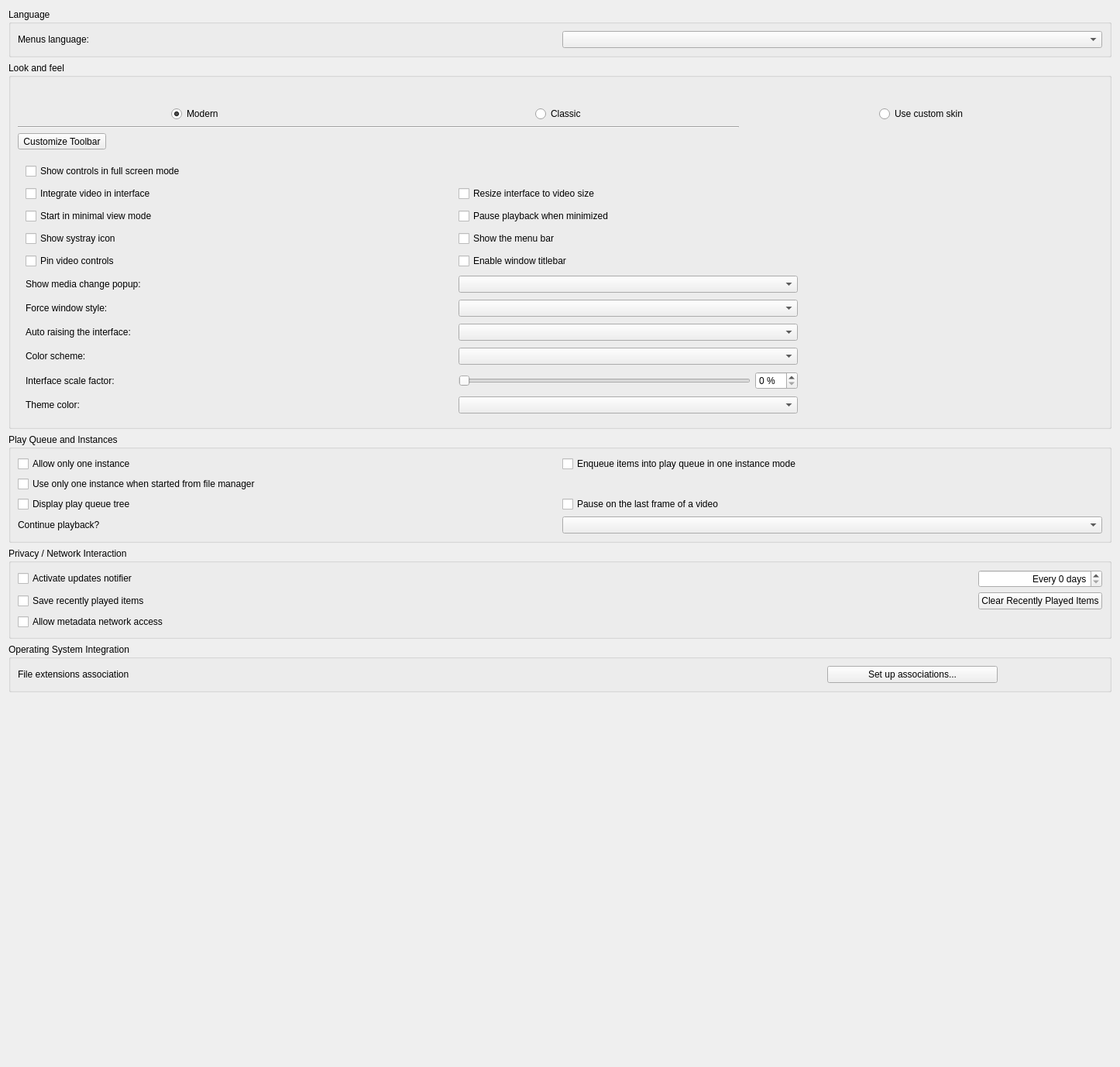
<?xml version="1.0" encoding="UTF-8"?>
<ui version="4.0">
 <author>Jean-Baptiste Kempf</author>
 <class>SPrefsInterface</class>
 <widget class="QWidget" name="SPrefsInterface">
  <property name="geometry">
   <rect>
    <x>0</x>
    <y>0</y>
    <width>1446</width>
    <height>1378</height>
   </rect>
  </property>
  <property name="sizePolicy">
   <sizepolicy hsizetype="Preferred" vsizetype="Minimum">
    <horstretch>0</horstretch>
    <verstretch>0</verstretch>
   </sizepolicy>
  </property>
  <property name="windowTitle">
   <string>Form</string>
  </property>
  <layout class="QVBoxLayout" name="verticalLayout">
   <item>
    <widget class="QGroupBox" name="langBox">
     <property name="title">
      <string>Language</string>
     </property>
     <layout class="QHBoxLayout" name="horizontalLayout">
      <item>
       <widget class="QLabel" name="label">
        <property name="text">
         <string>Menus language:</string>
        </property>
        <property name="buddy">
         <cstring>langCombo</cstring>
        </property>
       </widget>
      </item>
      <item>
       <widget class="QComboBox" name="langCombo"/>
      </item>
     </layout>
    </widget>
   </item>
   <item>
    <widget class="QGroupBox" name="LooknfeelBox">
     <property name="title">
      <string>Look and feel</string>
     </property>
     <layout class="QVBoxLayout" name="LooknfeelLayout">
      <property name="bottomMargin">
       <number>0</number>
      </property>
      <item>
       <widget class="QWidget" name="LooknfeelSelection" native="true">
        <layout class="QGridLayout" name="LooknfeelSelection_l">
         <property name="leftMargin">
          <number>0</number>
         </property>
         <property name="topMargin">
          <number>0</number>
         </property>
         <property name="rightMargin">
          <number>0</number>
         </property>
         <property name="bottomMargin">
          <number>0</number>
         </property>
         <item row="0" column="3">
          <layout class="QVBoxLayout" name="verticalLayout_2">
           <item>
            <widget class="QPushButton" name="skinImage">
             <property name="toolTip">
              <string>VLC will use custom skin.</string>
             </property>
             <property name="text">
              <string/>
             </property>
             <property name="icon">
              <iconset>
               <normaloff>:/prefsmenu/sample_skins.png</normaloff>:/prefsmenu/sample_skins.png</iconset>
             </property>
             <property name="iconSize">
              <size>
               <width>244</width>
               <height>145</height>
              </size>
             </property>
             <property name="flat">
              <bool>true</bool>
             </property>
            </widget>
           </item>
           <item alignment="Qt::AlignHCenter">
            <widget class="QRadioButton" name="skins">
             <property name="toolTip">
              <string>VLC will use custom skin.</string>
             </property>
             <property name="text">
              <string>Use custom skin</string>
             </property>
            </widget>
           </item>
          </layout>
         </item>
         <item row="0" column="1">
          <layout class="QVBoxLayout" name="verticalLayout_8">
           <item>
            <widget class="QPushButton" name="modernImage">
             <property name="toolTip">
              <string>VLC will use a modern layout with
no menubar or pinned controls but
with client-side decoration.</string>
             </property>
             <property name="text">
              <string/>
             </property>
             <property name="icon">
              <iconset>
               <normaloff>:/prefsmenu/sample_minimal.png</normaloff>:/prefsmenu/sample_minimal.png</iconset>
             </property>
             <property name="iconSize">
              <size>
               <width>244</width>
               <height>145</height>
              </size>
             </property>
             <property name="flat">
              <bool>true</bool>
             </property>
            </widget>
           </item>
           <item alignment="Qt::AlignHCenter">
            <widget class="QRadioButton" name="modernButton">
             <property name="toolTip">
              <string>VLC will use a modern layout with
no menubar or pinned controls but
with client-side decoration.</string>
             </property>
             <property name="text">
              <string>Modern</string>
             </property>
             <property name="checked">
              <bool>true</bool>
             </property>
            </widget>
           </item>
          </layout>
         </item>
         <item row="0" column="2">
          <layout class="QVBoxLayout" name="verticalLayout_7">
           <item>
            <widget class="QPushButton" name="classicImage">
             <property name="toolTip">
              <string>VLC will use a classic layout with
a menubar and pinned controls but
with no client-side decoration.</string>
             </property>
             <property name="text">
              <string/>
             </property>
             <property name="icon">
              <iconset>
               <normaloff>:/prefsmenu/sample_complete.png</normaloff>:/prefsmenu/sample_complete.png</iconset>
             </property>
             <property name="iconSize">
              <size>
               <width>244</width>
               <height>145</height>
              </size>
             </property>
             <property name="flat">
              <bool>true</bool>
             </property>
            </widget>
           </item>
           <item alignment="Qt::AlignHCenter">
            <widget class="QRadioButton" name="classicButton">
             <property name="toolTip">
              <string>VLC will use a classic layout with
a menubar and pinned controls but
with no client-side decoration.</string>
             </property>
             <property name="text">
              <string>Classic</string>
             </property>
            </widget>
           </item>
          </layout>
         </item>
         <item row="1" column="1" colspan="2">
          <widget class="Line" name="line">
           <property name="orientation">
            <enum>Qt::Horizontal</enum>
           </property>
          </widget>
         </item>
        </layout>
       </widget>
      </item>
      <item>
       <widget class="QToolButton" name="toolbarEditor">
        <property name="text">
         <string>Customize Toolbar</string>
        </property>
       </widget>
      </item>
      <item>
       <widget class="QStackedWidget" name="styleStackedWidget">
        <property name="currentIndex">
         <number>0</number>
        </property>
        <widget class="QWidget" name="nativePage">
         <layout class="QHBoxLayout" name="horizontalLayout_4">
          <property name="leftMargin">
           <number>0</number>
          </property>
          <property name="rightMargin">
           <number>0</number>
          </property>
          <item>
           <widget class="QWidget" name="native_zone" native="true">
            <property name="sizePolicy">
             <sizepolicy hsizetype="Preferred" vsizetype="Preferred">
              <horstretch>10</horstretch>
              <verstretch>0</verstretch>
             </sizepolicy>
            </property>
            <layout class="QGridLayout">
             <property name="leftMargin">
              <number>10</number>
             </property>
             <property name="topMargin">
              <number>0</number>
             </property>
             <property name="bottomMargin">
              <number>0</number>
             </property>
             <item row="1" column="2" colspan="2">
              <widget class="QCheckBox" name="resizingBox">
               <property name="text">
                <string>Resize interface to video size</string>
               </property>
              </widget>
             </item>
             <item row="6" column="2" colspan="2">
              <widget class="QComboBox" name="notificationCombo"/>
             </item>
             <item row="1" column="4">
              <spacer name="horizontalSpacer_7">
               <property name="orientation">
                <enum>Qt::Horizontal</enum>
               </property>
               <property name="sizeHint" stdset="0">
                <size>
                 <width>20</width>
                 <height>20</height>
                </size>
               </property>
              </spacer>
             </item>
             <item row="1" column="1">
              <spacer name="horizontalSpacer_3">
               <property name="orientation">
                <enum>Qt::Horizontal</enum>
               </property>
               <property name="sizeHint" stdset="0">
                <size>
                 <width>40</width>
                 <height>20</height>
                </size>
               </property>
              </spacer>
             </item>
             <item row="5" column="2">
              <widget class="QCheckBox" name="titleBarCheckBox">
               <property name="text">
                <string>Enable window titlebar</string>
               </property>
              </widget>
             </item>
             <item row="1" column="0">
              <widget class="QCheckBox" name="embedVideo">
               <property name="text">
                <string>Integrate video in interface</string>
               </property>
              </widget>
             </item>
             <item row="12" column="2" colspan="2">
              <widget class="QComboBox" name="autoRaiseComboBox"/>
             </item>
             <item row="6" column="0">
              <widget class="QLabel" name="notificationComboLabel">
               <property name="text">
                <string>Show media change popup:</string>
               </property>
               <property name="buddy">
                <cstring>notificationCombo</cstring>
               </property>
              </widget>
             </item>
             <item row="4" column="0" colspan="2">
              <widget class="QCheckBox" name="systrayBox">
               <property name="text">
                <string>Show systray icon</string>
               </property>
              </widget>
             </item>
             <item row="10" column="0">
              <widget class="QLabel" name="stylesLabel">
               <property name="sizePolicy">
                <sizepolicy hsizetype="Maximum" vsizetype="Preferred">
                 <horstretch>0</horstretch>
                 <verstretch>0</verstretch>
                </sizepolicy>
               </property>
               <property name="text">
                <string>Force window style:</string>
               </property>
               <property name="buddy">
                <cstring>stylesCombo</cstring>
               </property>
              </widget>
             </item>
             <item row="14" column="3">
              <widget class="QSpinBox" name="intfScaleFactorSpinBox">
               <property name="suffix">
                <string> %</string>
               </property>
               <property name="singleStep">
                <number>5</number>
               </property>
              </widget>
             </item>
             <item row="13" column="0">
              <widget class="QLabel" name="colorSchemeLabel">
               <property name="text">
                <string>Color scheme:</string>
               </property>
               <property name="buddy">
                <cstring>colorSchemeComboBox</cstring>
               </property>
              </widget>
             </item>
             <item row="3" column="0">
              <widget class="QCheckBox" name="minimalviewBox">
               <property name="text">
                <string>Start in minimal view mode</string>
               </property>
              </widget>
             </item>
             <item row="12" column="0">
              <widget class="QLabel" name="autoRaiseLabel">
               <property name="text">
                <string>Auto raising the interface:</string>
               </property>
               <property name="buddy">
                <cstring>autoRaiseComboBox</cstring>
               </property>
              </widget>
             </item>
             <item row="10" column="2" colspan="2">
              <widget class="QComboBox" name="stylesCombo"/>
             </item>
             <item row="14" column="2">
              <widget class="QSlider" name="intfScaleFactorSlider">
               <property name="tracking">
                <bool>false</bool>
               </property>
               <property name="orientation">
                <enum>Qt::Horizontal</enum>
               </property>
              </widget>
             </item>
             <item row="3" column="2" colspan="2">
              <widget class="QCheckBox" name="pauseMinimizedBox">
               <property name="text">
                <string>Pause playback when minimized</string>
               </property>
              </widget>
             </item>
             <item row="14" column="0">
              <widget class="QLabel" name="scaleFactorLabel">
               <property name="text">
                <string>Interface scale factor:</string>
               </property>
               <property name="buddy">
                <cstring>intfScaleFactorSlider</cstring>
               </property>
              </widget>
             </item>
             <item row="4" column="2">
              <widget class="QCheckBox" name="menuBarCheck">
               <property name="text">
                <string>Show the menu bar</string>
               </property>
              </widget>
             </item>
             <item row="0" column="0" colspan="5">
              <widget class="QCheckBox" name="fsController">
               <property name="text">
                <string>Show controls in full screen mode</string>
               </property>
              </widget>
             </item>
             <item row="13" column="2" colspan="2">
              <widget class="QComboBox" name="colorSchemeComboBox"/>
             </item>
             <item row="15" column="0">
              <widget class="QLabel" name="accentColorLabel">
               <property name="text">
                <string>Theme color:</string>
               </property>
               <property name="buddy">
                <cstring>accentColorComboBox</cstring>
               </property>
              </widget>
             </item>
             <item row="15" column="2" colspan="2">
              <widget class="QComboBox" name="accentColorComboBox"/>
             </item>
             <item row="5" column="0" colspan="2">
              <widget class="QCheckBox" name="pinVideoControlsCheckbox">
               <property name="toolTip">
                <string>Disables autohiding of controls when playing videos</string>
               </property>
               <property name="text">
                <string>Pin video controls</string>
               </property>
              </widget>
             </item>
            </layout>
           </widget>
          </item>
         </layout>
        </widget>
        <widget class="QWidget" name="skinsPage">
         <layout class="QHBoxLayout" name="horizontalLayout_5">
          <property name="leftMargin">
           <number>0</number>
          </property>
          <property name="rightMargin">
           <number>0</number>
          </property>
          <item>
           <widget class="QWidget" name="skins_zone" native="true">
            <property name="enabled">
             <bool>true</bool>
            </property>
            <property name="sizePolicy">
             <sizepolicy hsizetype="Preferred" vsizetype="Preferred">
              <horstretch>0</horstretch>
              <verstretch>0</verstretch>
             </sizepolicy>
            </property>
            <layout class="QGridLayout" name="gridLayout_7">
             <property name="leftMargin">
              <number>0</number>
             </property>
             <property name="topMargin">
              <number>0</number>
             </property>
             <property name="rightMargin">
              <number>0</number>
             </property>
             <property name="bottomMargin">
              <number>0</number>
             </property>
             <item row="2" column="1" colspan="3">
              <widget class="QLabel" name="skinsLabel">
               <property name="sizePolicy">
                <sizepolicy hsizetype="Preferred" vsizetype="Preferred">
                 <horstretch>0</horstretch>
                 <verstretch>0</verstretch>
                </sizepolicy>
               </property>
               <property name="frameShape">
                <enum>QFrame::NoFrame</enum>
               </property>
               <property name="text">
                <string notr="true">-This is the skinsLabel place-</string>
               </property>
               <property name="textFormat">
                <enum>Qt::RichText</enum>
               </property>
               <property name="scaledContents">
                <bool>false</bool>
               </property>
               <property name="alignment">
                <set>Qt::AlignLeading|Qt::AlignLeft|Qt::AlignTop</set>
               </property>
               <property name="wordWrap">
                <bool>true</bool>
               </property>
               <property name="margin">
                <number>5</number>
               </property>
               <property name="openExternalLinks">
                <bool>true</bool>
               </property>
              </widget>
             </item>
             <item row="1" column="3">
              <widget class="QPushButton" name="skinBrowse">
               <property name="sizePolicy">
                <sizepolicy hsizetype="Maximum" vsizetype="Fixed">
                 <horstretch>0</horstretch>
                 <verstretch>0</verstretch>
                </sizepolicy>
               </property>
               <property name="text">
                <string>Choose...</string>
               </property>
              </widget>
             </item>
             <item row="1" column="2">
              <widget class="QLineEdit" name="fileSkin">
               <property name="sizePolicy">
                <sizepolicy hsizetype="MinimumExpanding" vsizetype="Fixed">
                 <horstretch>0</horstretch>
                 <verstretch>0</verstretch>
                </sizepolicy>
               </property>
              </widget>
             </item>
             <item row="1" column="1">
              <widget class="QLabel" name="skinFileLabel">
               <property name="text">
                <string>Skin resource file:</string>
               </property>
               <property name="alignment">
                <set>Qt::AlignRight|Qt::AlignTrailing|Qt::AlignVCenter</set>
               </property>
               <property name="buddy">
                <cstring>fileSkin</cstring>
               </property>
              </widget>
             </item>
            </layout>
           </widget>
          </item>
         </layout>
        </widget>
       </widget>
      </item>
     </layout>
    </widget>
   </item>
   <item>
    <widget class="QGroupBox" name="PlaylistAndInstancesBox">
     <property name="title">
      <string>Play Queue and Instances</string>
     </property>
     <layout class="QGridLayout" name="gridLayout_2">
      <item row="4" column="1">
       <widget class="QComboBox" name="continuePlaybackComboBox">
        <property name="enabled">
         <bool>true</bool>
        </property>
       </widget>
      </item>
      <item row="2" column="0">
       <widget class="QCheckBox" name="treePlaylist">
        <property name="text">
         <string>Display play queue tree</string>
        </property>
       </widget>
      </item>
      <item row="0" column="0">
       <widget class="QCheckBox" name="OneInterfaceMode">
        <property name="text">
         <string>Allow only one instance</string>
        </property>
       </widget>
      </item>
      <item row="1" column="0" colspan="2">
       <widget class="QCheckBox" name="oneInstanceFromFile">
        <property name="text">
         <string>Use only one instance when started from file manager</string>
        </property>
       </widget>
      </item>
      <item row="0" column="1">
       <widget class="QCheckBox" name="EnqueueOneInterfaceMode">
        <property name="text">
         <string>Enqueue items into play queue in one instance mode</string>
        </property>
       </widget>
      </item>
      <item row="2" column="1">
       <widget class="QCheckBox" name="playPauseBox">
        <property name="text">
         <string>Pause on the last frame of a video</string>
        </property>
       </widget>
      </item>
      <item row="4" column="0">
       <widget class="QLabel" name="continuePlaybackLabel">
        <property name="text">
         <string>Continue playback?</string>
        </property>
        <property name="buddy">
         <cstring>continuePlaybackComboBox</cstring>
        </property>
       </widget>
      </item>
     </layout>
    </widget>
   </item>
   <item>
    <widget class="QGroupBox" name="groupBox_2">
     <property name="title">
      <string>Privacy / Network Interaction</string>
     </property>
     <layout class="QGridLayout" name="gridLayout_3">
      <item row="0" column="2">
       <widget class="QSpinBox" name="updatesDays">
        <property name="alignment">
         <set>Qt::AlignRight|Qt::AlignTrailing|Qt::AlignVCenter</set>
        </property>
        <property name="suffix">
         <string> days</string>
        </property>
        <property name="prefix">
         <string>Every </string>
        </property>
       </widget>
      </item>
      <item row="1" column="0">
       <widget class="QCheckBox" name="saveRecentlyPlayed">
        <property name="text">
         <string>Save recently played items</string>
        </property>
       </widget>
      </item>
      <item row="1" column="2">
       <widget class="QPushButton" name="clearRecent">
        <property name="text">
         <string>Clear Recently Played Items</string>
        </property>
       </widget>
      </item>
      <item row="2" column="0">
       <widget class="QCheckBox" name="MetadataNetworkAccessMode">
        <property name="text">
         <string>Allow metadata network access</string>
        </property>
       </widget>
      </item>
      <item row="1" column="1">
       <spacer name="clearRecentSpacer">
        <property name="orientation">
         <enum>Qt::Horizontal</enum>
        </property>
        <property name="sizeHint" stdset="0">
         <size>
          <width>40</width>
          <height>20</height>
         </size>
        </property>
       </spacer>
      </item>
      <item row="0" column="0">
       <widget class="QCheckBox" name="updatesBox">
        <property name="text">
         <string>Activate updates notifier</string>
        </property>
       </widget>
      </item>
     </layout>
    </widget>
   </item>
   <item>
    <widget class="QGroupBox" name="osGroupBox">
     <property name="title">
      <string>Operating System Integration</string>
     </property>
     <layout class="QGridLayout" name="gridLayout_4">
      <item row="2" column="0">
       <widget class="QLabel" name="assocLabel">
        <property name="sizePolicy">
         <sizepolicy hsizetype="Maximum" vsizetype="Preferred">
          <horstretch>0</horstretch>
          <verstretch>0</verstretch>
         </sizepolicy>
        </property>
        <property name="text">
         <string>File extensions association</string>
        </property>
       </widget>
      </item>
      <item row="2" column="1">
       <spacer name="horizontalSpacer_6">
        <property name="orientation">
         <enum>Qt::Horizontal</enum>
        </property>
        <property name="sizeHint" stdset="0">
         <size>
          <width>40</width>
          <height>20</height>
         </size>
        </property>
       </spacer>
      </item>
      <item row="2" column="2">
       <widget class="QPushButton" name="assoButton">
        <property name="sizePolicy">
         <sizepolicy hsizetype="Preferred" vsizetype="Fixed">
          <horstretch>0</horstretch>
          <verstretch>0</verstretch>
         </sizepolicy>
        </property>
        <property name="minimumSize">
         <size>
          <width>220</width>
          <height>0</height>
         </size>
        </property>
        <property name="text">
         <string>Set up associations...</string>
        </property>
       </widget>
      </item>
      <item row="2" column="3">
       <spacer name="horizontalSpacer_8">
        <property name="orientation">
         <enum>Qt::Horizontal</enum>
        </property>
        <property name="sizeType">
         <enum>QSizePolicy::Minimum</enum>
        </property>
        <property name="sizeHint" stdset="0">
         <size>
          <width>135</width>
          <height>20</height>
         </size>
        </property>
       </spacer>
      </item>
     </layout>
    </widget>
   </item>
   <item>
    <spacer name="verticalSpacer">
     <property name="orientation">
      <enum>Qt::Vertical</enum>
     </property>
     <property name="sizeHint" stdset="0">
      <size>
       <width>20</width>
       <height>0</height>
      </size>
     </property>
    </spacer>
   </item>
  </layout>
 </widget>
 <tabstops>
  <tabstop>langCombo</tabstop>
  <tabstop>fsController</tabstop>
  <tabstop>embedVideo</tabstop>
  <tabstop>resizingBox</tabstop>
  <tabstop>minimalviewBox</tabstop>
  <tabstop>pauseMinimizedBox</tabstop>
  <tabstop>systrayBox</tabstop>
  <tabstop>menuBarCheck</tabstop>
  <tabstop>pinVideoControlsCheckbox</tabstop>
  <tabstop>titleBarCheckBox</tabstop>
  <tabstop>notificationCombo</tabstop>
  <tabstop>stylesCombo</tabstop>
  <tabstop>autoRaiseComboBox</tabstop>
  <tabstop>colorSchemeComboBox</tabstop>
  <tabstop>intfScaleFactorSlider</tabstop>
  <tabstop>intfScaleFactorSpinBox</tabstop>
  <tabstop>fileSkin</tabstop>
  <tabstop>skinBrowse</tabstop>
  <tabstop>OneInterfaceMode</tabstop>
  <tabstop>EnqueueOneInterfaceMode</tabstop>
  <tabstop>oneInstanceFromFile</tabstop>
  <tabstop>treePlaylist</tabstop>
  <tabstop>playPauseBox</tabstop>
  <tabstop>continuePlaybackComboBox</tabstop>
  <tabstop>updatesBox</tabstop>
  <tabstop>updatesDays</tabstop>
  <tabstop>saveRecentlyPlayed</tabstop>
  <tabstop>clearRecent</tabstop>
  <tabstop>MetadataNetworkAccessMode</tabstop>
  <tabstop>assoButton</tabstop>
 </tabstops>
 <resources/>
 <connections/>
</ui>
